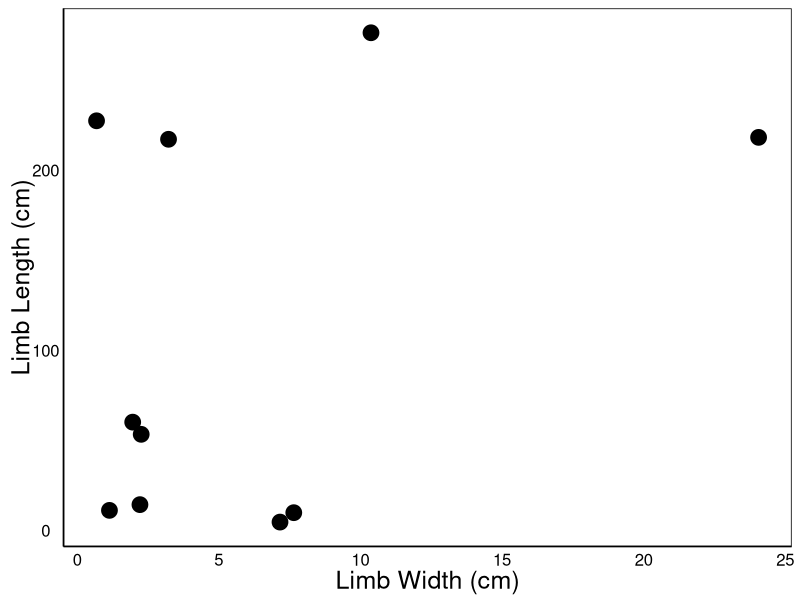

Write the R code that produced this figure.
#Part II
#Step 1
MData <- read.csv("Data/measurements.csv", header = TRUE)

#Step 2
MData$Limb.Width.cm <- MData$Limb.Width
for(i in 1:length(MData$Limb.Width.cm)) {
  if(MData$unitsW[i] == "mm") {
    MData$Limb.Width.cm[i] <- MData$Limb.Width[i] / 10
  } 
}

MData$Limb.Length.cm <- MData$Limb.Length 
for(i in 1:length(MData$Limb.Length.cm)) {
  if(MData$unitsL[i] == "mm") {
    MData$Limb.Length.cm[i] <- MData$Limb.Length[i] / 10
  } 
}

MData$Volume <- MData$Limb.Width.cm * MData$Limb.Length.cm  #Assuming limb volume = length * width 

#Part III
library(ggplot2)
pdf("WidthLengthRelationship.pdf", width = 7.87402, height = 7.87402)  #Calculated 20 cm = 7.87402 inches

#Clean theme for presentations & publications used in the Colautti Lab
theme_pubworthy <- function (base_size = 12, base_family = "") {
  theme_classic(base_size = base_size, base_family = base_family) %+replace% 
    theme(
      axis.text = element_text(colour = "black"),
      axis.title.x = element_text(size=18),
      axis.text.x = element_text(size=12),
      axis.title.y = element_text(size=18,angle=90),
      axis.text.y = element_text(size=12),
      axis.ticks = element_blank(), 
      panel.background = element_rect(fill="white"),
      panel.border = element_blank(),
      plot.title=element_text(face="bold", size=24),
      legend.position="none"
    ) 
}

qplot(x = Limb.Width.cm, y = Limb.Length.cm, data = MData, size = I(5),
      xlab = "Limb Width (cm)", ylab = "Limb Length (cm)") + theme_pubworthy()

dev.off()


